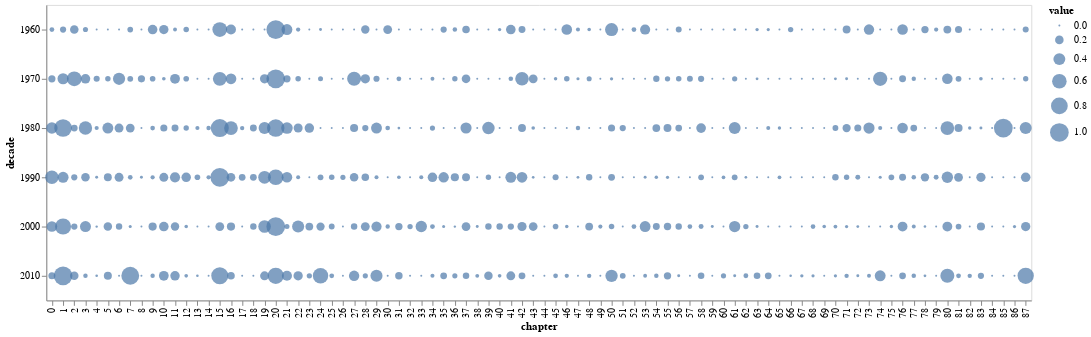

Notebook cell for this chart:
### Code cell
alt.Chart(diaMelted).mark_circle().encode(x='chapter:O', y='decade:O', size='value').properties(width=1000, height=300)

### Figure 1 — Vega-Lite specification as saved in the notebook (floating-point values rounded to 4 significant figures; data arrays with more than 128 entries replaced by an {"elided": "..."} marker saying what was removed)
{"config": {"view": {"continuousWidth": 400, "continuousHeight": 300}}, "data": {"name": "data-44eb5f36cecea844c8c52cbe31cff713"}, "mark": "circle", "encoding": {"size": {"type": "quantitative", "field": "value"}, "x": {"type": "ordinal", "field": "chapter"}, "y": {"type": "ordinal", "field": "decade"}}, "height": 300, "width": 1000, "$schema": "https://vega.github.io/schema/vega-lite/v4.8.1.json", "datasets": {"data-44eb5f36cecea844c8c52cbe31cff713": {"elided": "528 records"}}}
